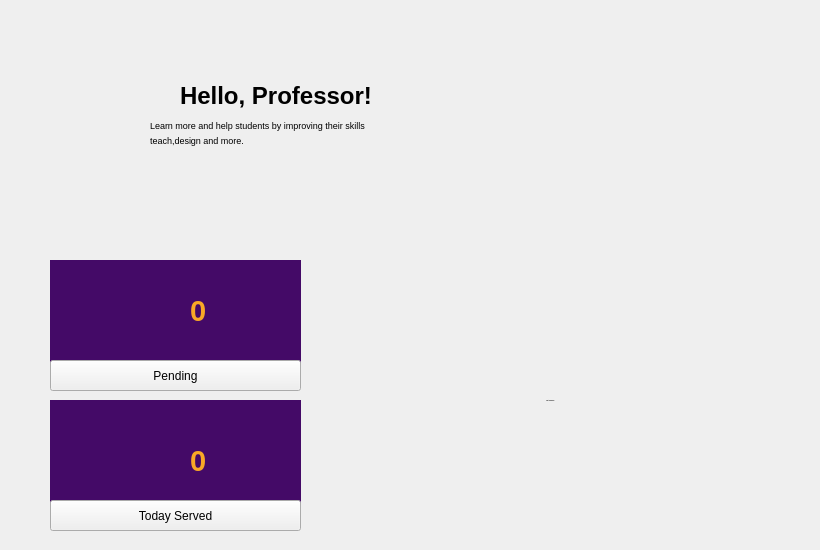
   <widget class="QWidget" name="homepage">
    <widget class="QLabel" name="label_9">
     <property name="geometry">
      <rect>
       <x>140</x>
       <y>50</y>
       <width>601</width>
       <height>131</height>
      </rect>
     </property>
     <property name="text">
      <string/>
     </property>
    </widget>
    <widget class="QLabel" name="label_10">
     <property name="geometry">
      <rect>
       <x>400</x>
       <y>0</y>
       <width>411</width>
       <height>221</height>
      </rect>
     </property>
     <property name="styleSheet">
      <string notr="true">background-color: rgba(0,0,0,0%);</string>
     </property>
     <property name="text">
      <string/>
     </property>
     <property name="pixmap">
      <pixmap>photos/kkk.svg</pixmap>
     </property>
     <property name="scaledContents">
      <bool>true</bool>
     </property>
    </widget>
    <widget class="QLabel" name="label_11">
     <property name="geometry">
      <rect>
       <x>180</x>
       <y>70</y>
       <width>241</width>
       <height>51</height>
      </rect>
     </property>
     <property name="font">
      <font>
       <family>Nirmala UI</family>
       <pointsize>18</pointsize>
       <weight>75</weight>
       <bold>true</bold>
      </font>
     </property>
     <property name="styleSheet">
      <string notr="true">background-color: rgba(0,0,0,0%);</string>
     </property>
     <property name="text">
      <string>Hello, Professor!</string>
     </property>
    </widget>
    <widget class="QLabel" name="label_12">
     <property name="geometry">
      <rect>
       <x>150</x>
       <y>100</y>
       <width>291</width>
       <height>51</height>
      </rect>
     </property>
     <property name="font">
      <font>
       <family>Nirmala UI</family>
       <pointsize>7</pointsize>
       <weight>50</weight>
       <bold>false</bold>
      </font>
     </property>
     <property name="styleSheet">
      <string notr="true">background-color: rgba(0,0,0,0%);</string>
     </property>
     <property name="text">
      <string>Learn more and help students by improving their skills</string>
     </property>
    </widget>
    <widget class="QLabel" name="label_13">
     <property name="geometry">
      <rect>
       <x>150</x>
       <y>130</y>
       <width>141</width>
       <height>20</height>
      </rect>
     </property>
     <property name="font">
      <font>
       <family>Nirmala UI</family>
       <pointsize>7</pointsize>
       <weight>50</weight>
       <bold>false</bold>
      </font>
     </property>
     <property name="styleSheet">
      <string notr="true">background-color: rgba(0,0,0,0%);</string>
     </property>
     <property name="text">
      <string>teach,design and more.</string>
     </property>
    </widget>
    <widget class="QLabel" name="label_31">
     <property name="geometry">
      <rect>
       <x>50</x>
       <y>260</y>
       <width>251</width>
       <height>121</height>
      </rect>
     </property>
     <property name="tabletTracking">
      <bool>false</bool>
     </property>
     <property name="layoutDirection">
      <enum>Qt::LeftToRight</enum>
     </property>
     <property name="styleSheet">
      <string notr="true">background-color: rgb(68, 10, 103);</string>
     </property>
     <property name="frameShadow">
      <enum>QFrame::Plain</enum>
     </property>
     <property name="midLineWidth">
      <number>4</number>
     </property>
     <property name="text">
      <string/>
     </property>
    </widget>
    <widget class="QPushButton" name="pushButton_2">
     <property name="geometry">
      <rect>
       <x>50</x>
       <y>360</y>
       <width>251</width>
       <height>31</height>
      </rect>
     </property>
     <property name="text">
      <string>Pending</string>
     </property>
    </widget>
    <widget class="QLabel" name="label_30">
     <property name="geometry">
      <rect>
       <x>90</x>
       <y>270</y>
       <width>71</width>
       <height>91</height>
      </rect>
     </property>
     <property name="font">
      <font>
       <family>Nirmala UI</family>
       <pointsize>18</pointsize>
       <weight>75</weight>
       <bold>true</bold>
      </font>
     </property>
     <property name="styleSheet">
      <string notr="true">background-color: rgba(0,0,0,0%);</string>
     </property>
     <property name="text">
      <string/>
     </property>
     <property name="pixmap">
      <pixmap>photos/kk.svg</pixmap>
     </property>
     <property name="scaledContents">
      <bool>true</bool>
     </property>
    </widget>
    <widget class="QLabel" name="label_37">
     <property name="geometry">
      <rect>
       <x>190</x>
       <y>280</y>
       <width>41</width>
       <height>61</height>
      </rect>
     </property>
     <property name="font">
      <font>
       <pointsize>22</pointsize>
       <weight>75</weight>
       <bold>true</bold>
      </font>
     </property>
     <property name="styleSheet">
      <string notr="true">background-color: rgba(0,0,0,0%);
color: rgb(249, 168, 38);</string>
     </property>
     <property name="text">
      <string>0</string>
     </property>
    </widget>
    <widget class="QLabel" name="label_38">
     <property name="geometry">
      <rect>
       <x>50</x>
       <y>400</y>
       <width>251</width>
       <height>121</height>
      </rect>
     </property>
     <property name="tabletTracking">
      <bool>false</bool>
     </property>
     <property name="layoutDirection">
      <enum>Qt::LeftToRight</enum>
     </property>
     <property name="styleSheet">
      <string notr="true">background-color: rgb(68, 10, 103);</string>
     </property>
     <property name="frameShadow">
      <enum>QFrame::Plain</enum>
     </property>
     <property name="midLineWidth">
      <number>4</number>
     </property>
     <property name="text">
      <string/>
     </property>
    </widget>
    <widget class="QPushButton" name="pushButton_3">
     <property name="geometry">
      <rect>
       <x>50</x>
       <y>500</y>
       <width>251</width>
       <height>31</height>
      </rect>
     </property>
     <property name="text">
      <string>Today Served</string>
     </property>
    </widget>
    <widget class="QLabel" name="label_39">
     <property name="geometry">
      <rect>
       <x>190</x>
       <y>430</y>
       <width>41</width>
       <height>61</height>
      </rect>
     </property>
     <property name="font">
      <font>
       <pointsize>22</pointsize>
       <weight>75</weight>
       <bold>true</bold>
      </font>
     </property>
     <property name="styleSheet">
      <string notr="true">background-color: rgba(0,0,0,0%);
color: rgb(249, 168, 38);</string>
     </property>
     <property name="text">
      <string>0</string>
     </property>
    </widget>
    <widget class="QLabel" name="label_40">
     <property name="geometry">
      <rect>
       <x>100</x>
       <y>400</y>
       <width>51</width>
       <height>81</height>
      </rect>
     </property>
     <property name="font">
      <font>
       <pointsize>22</pointsize>
       <weight>75</weight>
       <bold>true</bold>
      </font>
     </property>
     <property name="styleSheet">
      <string notr="true">background-color: rgba(0,0,0,0%);
color: rgb(249, 168, 38);</string>
     </property>
     <property name="text">
      <string/>
     </property>
     <property name="pixmap">
      <pixmap>photos/ge.svg</pixmap>
     </property>
     <property name="scaledContents">
      <bool>true</bool>
     </property>
    </widget>
    <widget class="QPushButton" name="pushButton_4">
     <property name="geometry">
      <rect>
       <x>380</x>
       <y>260</y>
       <width>341</width>
       <height>281</height>
      </rect>
     </property>
     <property name="font">
      <font>
       <family>Nirmala UI</family>
       <pointsize>-1</pointsize>
       <weight>75</weight>
       <italic>false</italic>
       <bold>true</bold>
      </font>
     </property>
     <property name="styleSheet">
      <string notr="true">border-radius: 18px;</string>
     </property>
     <property name="text">
      <string>Edit Your Profile</string>
     </property>
     <property name="icon">
      <iconset>
       <normaloff>photos/profile.svg</normaloff>photos/profile.svg</iconset>
     </property>
     <property name="iconSize">
      <size>
       <width>160</width>
       <height>250</height>
      </size>
     </property>
    </widget>
   </widget>
